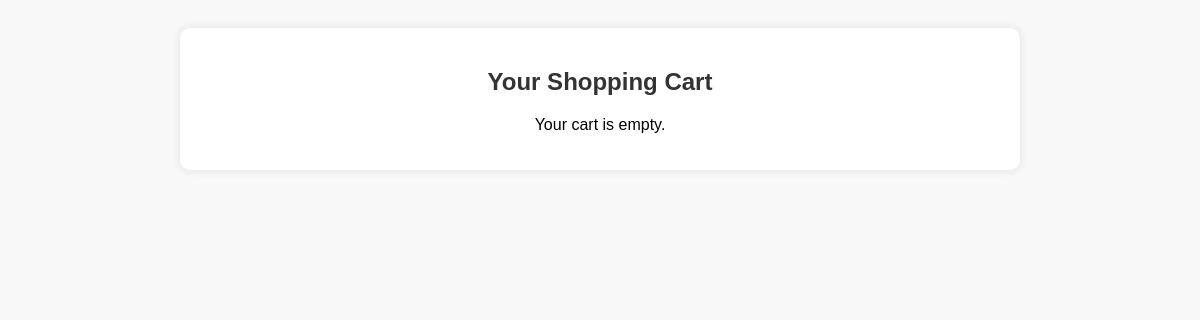
Page /cart.php (signed in) on the earlier database version.
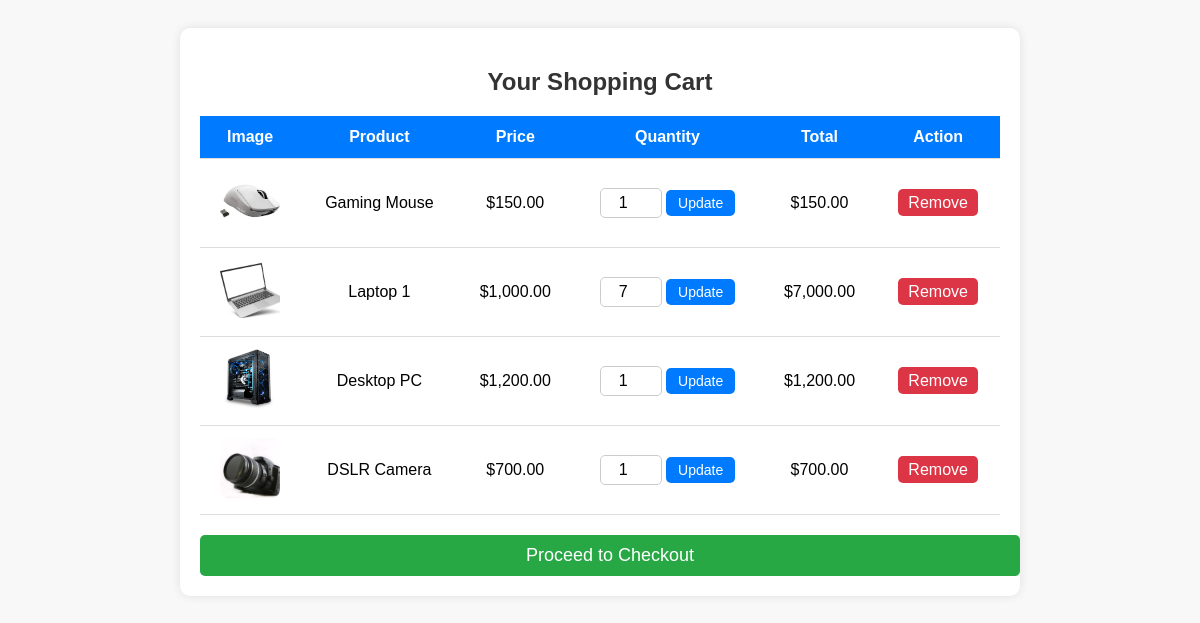
Same page on the later database version.
### tables this page shows
CREATE TABLE `cart` (
  `id` int(11) NOT NULL,
  `user_id` int(11) NOT NULL,
  `product_id` int(11) NOT NULL,
  `quantity` int(11) DEFAULT 1,
  `created_at` timestamp NOT NULL DEFAULT current_timestamp()
);

CREATE TABLE `products` (
  `id` int(11) NOT NULL,
  `name` varchar(255) NOT NULL,
  `category` varchar(100) NOT NULL,
  `price` decimal(10,2) NOT NULL,
  `discount` decimal(5,2) DEFAULT 0.00,
  `image` varchar(255) NOT NULL,
  `quantity` int(11) NOT NULL
);

### cart.php (the view, shortened to what this page needs)
<?php
include 'config.php';
$user_id = $_SESSION['user_id'];
$query = "SELECT cart.id, products.name, products.price, products.image, cart.quantity
          FROM cart
          JOIN products ON cart.product_id = products.id
          WHERE cart.user_id = $user_id";
$result = mysqli_query($con, $query);
?>
<!DOCTYPE html>
<html lang="en">
<head>
</head>
<body>
<div class="container">
    <h2>Your Shopping Cart</h2>
    <?php if (mysqli_num_rows($result) > 0) { ?>
        <table>
            <tr>
                <th>Image</th>
                <th>Product</th>
                <th>Price</th>
                <th>Quantity</th>
                <th>Total</th>
                <th>Action</th>
            </tr>
            <?php while ($row = mysqli_fetch_assoc($result)) { ?>
            <tr>
                <td><img src="<?= htmlspecialchars($row['image']); ?>" alt="<?= htmlspecialchars($row['name']); ?>" class="product-img"></td>
                <td><?= htmlspecialchars($row['name']); ?></td>
                <td>$<?= number_format($row['price'], 2); ?></td>
                <td>
                    <form method="post" action="update_cart.php">
                        <input type="number" name="quantity" value="<?= $row['quantity']; ?>" min="1" class="quantity-input">
                        <button type="submit" class="btn-update">Update</button>
                    </form>
                </td>
                <td>$<?= number_format($row['price'] * $row['quantity'], 2); ?></td>
                <td>
                    <a href="remove_from_cart.php?id=<?= $row['id']; ?>" class="btn-remove">Remove</a>
                </td>
            </tr>
            <?php } ?>
        </table>
        <a href="checkout.php" class="btn-checkout">Proceed to Checkout</a>
    <?php } else { ?>
        <p style="text-align: center;">Your cart is empty.</p>
    <?php } ?>
</div>
</body>
</html>

### cart.php (style rules this page uses)
body { font-family: Arial, sans-serif; background-color: #f8f8f8; padding: 20px; }
.container { max-width: 800px; margin: auto; background: white; padding: 20px; border-radius: 10px; box-shadow: 0px 0px 10px rgba(0, 0, 0, 0.1); }
h2 { text-align: center; color: #333; }
table { width: 100%; border-collapse: collapse; margin-top: 20px; }
th, td { padding: 12px; border-bottom: 1px solid #ddd; text-align: center; }
th { background-color: #007bff; color: white; }
.product-img { width: 60px; height: 60px; object-fit: cover; border-radius: 8px; }
.quantity-input { width: 50px; padding: 5px; text-align: center; border: 1px solid #ccc; border-radius: 5px; font-size: 16px; }
.btn-update { background-color: #007bff; color: white; padding: 5px 12px; border: none; border-radius: 5px; cursor: pointer; font-size: 14px; transition: 0.3s; }
.btn-remove { background-color: #dc3545; color: white; padding: 5px 10px; border: none; border-radius: 5px; text-decoration: none; cursor: pointer; }
.btn-checkout { display: block; width: 100%; padding: 10px; margin-top: 20px; background-color: #28a745; color: white; text-align: center; text-decoration: none; font-size: 18px; border-radius: 5px; }

Differences in the rows shown:
added cart: product.image (picture), product.name "Gaming Mouse", product.price "150.00", quantity "1", $row['price']*$row['quantity'] "150.00"
added cart: product.image (picture), product.name "Laptop 1", product.price "1,000.00", quantity "7", $row['price'] * $row['quantity'] "7,000.00"
added cart: product.image (picture), product.name "Desktop PC", product.price "1,200.00", quantity "1", $row['price'] * $row['quantity'] "1,200.00"
added cart: product.image (picture), product.name "DSLR Camera", product.price "700.00", quantity "1", $row['price']*$row['quantity'] "700.00"
Other differences:
text no longer shown: "Your cart is empty."
text now shown: "Image Product Price Quantity Total Action Proceed to Checkout"
